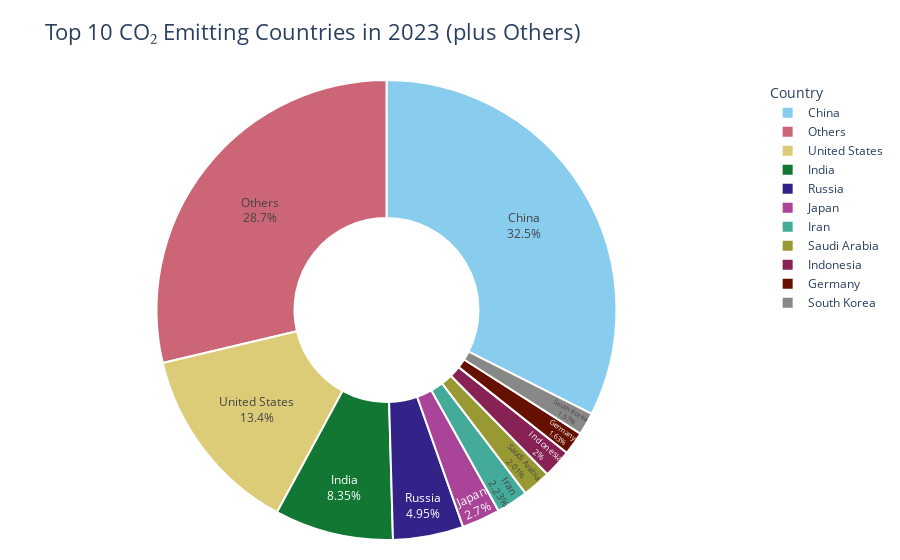

Notebook code cell kept with this figure:
### Markdown cell above
# Country-Wise CO₂ Emissions Pie Chart

**Indicators:**  This chart displays the contribution of the top 10 CO₂-emitting countries to total global emissions in the most recent year. All other countries are combined under a single "Others" category for clarity and focus.

**Objective:**  To identify and visualize which countries are the most significant contributors to global CO₂ emissions, and to compare their individual shares with the rest of the world. This aids in understanding geopolitical emission responsibilities and prioritizing mitigation efforts.

**Approach:**  For the latest year in the dataset, total CO₂ emissions are aggregated for each country. The top 10 emitters are selected based on emission volume, while the remaining countries’ emissions are combined into an "Others" category. These values are visualized using a donut-style pie chart via Plotly Express. The chart includes internal percentage labels, a central hole for a clean layout, and interactive hover features showing absolute emissions in megatonnes. Color-coded slices and white borders enhance visual distinction.

### Code cell
import pandas as pd
import plotly.express as px

# Prepare data for the latest year
latest_year = data_clean['year'].max()
df_latest = data_clean[(data_clean['year'] == latest_year) & data_clean['iso_code'].notnull()]

# Aggregate CO2 by country
country_emissions = (
    df_latest
    .groupby(['iso_code', 'country'], as_index=False)['co2']
    .sum()
    .sort_values('co2', ascending=False)
)

# Pick top 10 countries and group the rest
top_n = 10
top_countries = country_emissions.head(top_n)
others_sum = country_emissions['co2'].iloc[top_n:].sum()
others_row = pd.DataFrame([{
    'iso_code': 'OTH',
    'country': 'Others',
    'co2': others_sum
}])

pie_df = pd.concat([top_countries, others_row], ignore_index=True)

# Build the donut chart
fig = px.pie(
    pie_df,
    names='country',
    values='co2',
    hole=0.4,
    title=f"Top {top_n} CO₂ Emitting Countries in {latest_year} (plus Others)",
    color_discrete_sequence=px.colors.qualitative.Safe
)

# Style the traces
fig.update_traces(
    textposition='inside',
    textinfo='percent+label',
    hovertemplate='<b>%{label}</b><br>CO₂: %{value:,.0f} Mt<extra></extra>',
    marker=dict(line=dict(color='white', width=2))
)

# Update layout
fig.update_layout(
    title_font_size=22,
    legend_title_text='Country',
    legend_font_size=12,
    margin=dict(t=80, b=20, l=20, r=20)
)

fig.show()

### Figure 1 — Plotly figure (JSON) as saved in the notebook; plotly's stock layout.template omitted (floating-point values rounded to 4 significant figures)
{"data": [{"domain": {"x": [0, 1], "y": [0, 1]}, "hole": 0.4, "hovertemplate": "<b>%{label}</b><br>CO₂: %{value:,.0f} Mt<extra></extra>", "labels": ["China", "United States", "India", "Russia", "Japan", "Iran", "Saudi Arabia", "Indonesia", "Germany", "South Korea", "Others"], "legendgroup": "", "marker": {"line": {"color": "white", "width": 2}}, "name": "", "showlegend": true, "textinfo": "percent+label", "textposition": "inside", "type": "pie", "values": [11900.0, 4911.0, 3062.0, 1816.0, 988.8, 817.9, 736.2, 733.2, 596.2, 577.4, 10520.0]}], "layout": {"legend": {"font": {"size": 12}, "title": {"text": "Country"}, "tracegroupgap": 0}, "margin": {"b": 20, "l": 20, "r": 20, "t": 80}, "piecolorway": ["rgb(136, 204, 238)", "rgb(204, 102, 119)", "rgb(221, 204, 119)", "rgb(17, 119, 51)", "rgb(51, 34, 136)", "rgb(170, 68, 153)", "rgb(68, 170, 153)", "rgb(153, 153, 51)", "rgb(136, 34, 85)", "rgb(102, 17, 0)", "rgb(136, 136, 136)"], "title": {"font": {"size": 22}, "text": "Top 10 CO₂ Emitting Countries in 2023 (plus Others)"}}}
